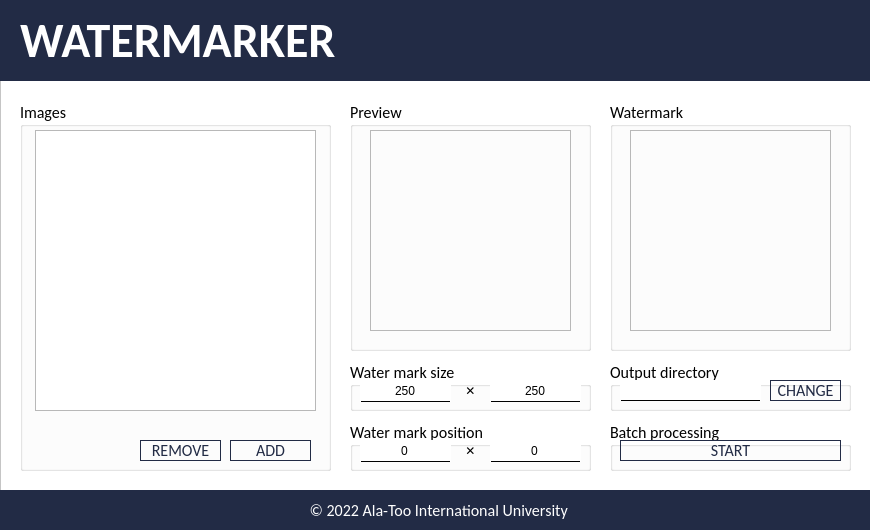
<?xml version="1.0" encoding="UTF-8"?>
<ui version="4.0">
 <class>MainWindow</class>
 <widget class="QMainWindow" name="MainWindow">
  <property name="geometry">
   <rect>
    <x>0</x>
    <y>0</y>
    <width>870</width>
    <height>530</height>
   </rect>
  </property>
  <property name="minimumSize">
   <size>
    <width>870</width>
    <height>530</height>
   </size>
  </property>
  <property name="maximumSize">
   <size>
    <width>870</width>
    <height>530</height>
   </size>
  </property>
  <property name="windowTitle">
   <string>MainWindow</string>
  </property>
  <property name="dockOptions">
   <set>QMainWindow::AllowTabbedDocks|QMainWindow::AnimatedDocks</set>
  </property>
  <widget class="QWidget" name="centralwidget">
   <property name="sizePolicy">
    <sizepolicy hsizetype="Minimum" vsizetype="Minimum">
     <horstretch>0</horstretch>
     <verstretch>0</verstretch>
    </sizepolicy>
   </property>
   <widget class="QWidget" name="widget" native="true">
    <property name="geometry">
     <rect>
      <x>0</x>
      <y>0</y>
      <width>871</width>
      <height>81</height>
     </rect>
    </property>
    <property name="styleSheet">
     <string notr="true">background:#222b45;</string>
    </property>
    <widget class="QLabel" name="progress_bar_2">
     <property name="geometry">
      <rect>
       <x>20</x>
       <y>0</y>
       <width>321</width>
       <height>81</height>
      </rect>
     </property>
     <property name="font">
      <font>
       <family>Calibri</family>
       <pointsize>36</pointsize>
       <weight>75</weight>
       <bold>true</bold>
      </font>
     </property>
     <property name="styleSheet">
      <string notr="true">color: white;</string>
     </property>
     <property name="text">
      <string>WATERMARKER</string>
     </property>
    </widget>
   </widget>
   <widget class="QGroupBox" name="groupBox_2">
    <property name="geometry">
     <rect>
      <x>350</x>
      <y>100</y>
      <width>241</width>
      <height>251</height>
     </rect>
    </property>
    <property name="font">
     <font>
      <family>Calibri</family>
      <pointsize>12</pointsize>
     </font>
    </property>
    <property name="styleSheet">
     <string notr="true">QPushButton {
	border: 1px solid #222b45;
	color: #222b45;
}

QPushButton:hover {
	border: 1px solid #8b95b0;
	color: #8b95b0;
}

QPushButton:pressed {
	border: 1px solid #545b6e;
	color:  #545b6e;
}
</string>
    </property>
    <property name="title">
     <string>Preview</string>
    </property>
    <property name="alignment">
     <set>Qt::AlignLeading|Qt::AlignLeft|Qt::AlignVCenter</set>
    </property>
    <property name="flat">
     <bool>false</bool>
    </property>
    <property name="checkable">
     <bool>false</bool>
    </property>
    <widget class="QFrame" name="preview">
     <property name="geometry">
      <rect>
       <x>20</x>
       <y>30</y>
       <width>201</width>
       <height>201</height>
      </rect>
     </property>
     <property name="frameShape">
      <enum>QFrame::StyledPanel</enum>
     </property>
     <property name="frameShadow">
      <enum>QFrame::Raised</enum>
     </property>
    </widget>
   </widget>
   <widget class="QFrame" name="BG">
    <property name="geometry">
     <rect>
      <x>0</x>
      <y>80</y>
      <width>871</width>
      <height>511</height>
     </rect>
    </property>
    <property name="styleSheet">
     <string notr="true">QFrame#BG {
	background: white;
}</string>
    </property>
    <property name="frameShape">
     <enum>QFrame::StyledPanel</enum>
    </property>
    <property name="frameShadow">
     <enum>QFrame::Raised</enum>
    </property>
    <widget class="QGroupBox" name="groupBox">
     <property name="geometry">
      <rect>
       <x>20</x>
       <y>20</y>
       <width>311</width>
       <height>371</height>
      </rect>
     </property>
     <property name="font">
      <font>
       <family>Calibri</family>
       <pointsize>12</pointsize>
      </font>
     </property>
     <property name="styleSheet">
      <string notr="true">QPushButton {
	border: 1px solid #222b45;
	color: #222b45;
}

QPushButton:hover {
	border: 1px solid #8b95b0;
	color: #8b95b0;
}

QPushButton:pressed {
	border: 1px solid #545b6e;
	color:  #545b6e;
}
</string>
     </property>
     <property name="title">
      <string>Images</string>
     </property>
     <property name="alignment">
      <set>Qt::AlignLeading|Qt::AlignLeft|Qt::AlignVCenter</set>
     </property>
     <property name="flat">
      <bool>false</bool>
     </property>
     <property name="checkable">
      <bool>false</bool>
     </property>
     <widget class="QPushButton" name="add_image">
      <property name="geometry">
       <rect>
        <x>210</x>
        <y>340</y>
        <width>81</width>
        <height>21</height>
       </rect>
      </property>
      <property name="font">
       <font>
        <family>Calibri</family>
        <pointsize>12</pointsize>
       </font>
      </property>
      <property name="styleSheet">
       <string notr="true"/>
      </property>
      <property name="text">
       <string>ADD</string>
      </property>
     </widget>
     <widget class="QPushButton" name="remove_image">
      <property name="geometry">
       <rect>
        <x>120</x>
        <y>340</y>
        <width>81</width>
        <height>21</height>
       </rect>
      </property>
      <property name="font">
       <font>
        <family>Calibri</family>
        <pointsize>12</pointsize>
       </font>
      </property>
      <property name="styleSheet">
       <string notr="true"/>
      </property>
      <property name="text">
       <string>REMOVE</string>
      </property>
     </widget>
     <widget class="QListWidget" name="images">
      <property name="geometry">
       <rect>
        <x>15</x>
        <y>30</y>
        <width>281</width>
        <height>281</height>
       </rect>
      </property>
      <property name="styleSheet">
       <string notr="true">QListWidgetItem {
	height: 200px;
}</string>
      </property>
     </widget>
    </widget>
    <widget class="QGroupBox" name="groupBox_8">
     <property name="geometry">
      <rect>
       <x>610</x>
       <y>280</y>
       <width>241</width>
       <height>51</height>
      </rect>
     </property>
     <property name="font">
      <font>
       <family>Calibri</family>
       <pointsize>12</pointsize>
      </font>
     </property>
     <property name="styleSheet">
      <string notr="true">QPushButton {
	border: 1px solid #222b45;
	color: #222b45;
}

QPushButton:hover {
	border: 1px solid #8b95b0;
	color: #8b95b0;
}

QPushButton:pressed {
	border: 1px solid #545b6e;
	color:  #545b6e;
}

QSpinBox {
	border-color: #222b45;
	border-width: 1px; 
	border-style: solid;
	border-color:  white white black white;
}</string>
     </property>
     <property name="title">
      <string>Output directory</string>
     </property>
     <property name="alignment">
      <set>Qt::AlignLeading|Qt::AlignLeft|Qt::AlignVCenter</set>
     </property>
     <property name="flat">
      <bool>false</bool>
     </property>
     <property name="checkable">
      <bool>false</bool>
     </property>
     <widget class="QLineEdit" name="directory">
      <property name="geometry">
       <rect>
        <x>10</x>
        <y>20</y>
        <width>141</width>
        <height>21</height>
       </rect>
      </property>
      <property name="font">
       <font>
        <family>Calibri</family>
        <pointsize>12</pointsize>
       </font>
      </property>
      <property name="styleSheet">
       <string notr="true">QLineEdit {
	border-color: #222b45;
	border-width: 1px; 
	border-style: solid;
	border-color:  white white black white;
}</string>
      </property>
     </widget>
     <widget class="QPushButton" name="output_directory_button">
      <property name="geometry">
       <rect>
        <x>160</x>
        <y>20</y>
        <width>71</width>
        <height>21</height>
       </rect>
      </property>
      <property name="font">
       <font>
        <family>Calibri</family>
        <pointsize>12</pointsize>
       </font>
      </property>
      <property name="styleSheet">
       <string notr="true"/>
      </property>
      <property name="text">
       <string>CHANGE</string>
      </property>
     </widget>
    </widget>
    <widget class="QLabel" name="label">
     <property name="geometry">
      <rect>
       <x>0</x>
       <y>410</y>
       <width>881</width>
       <height>41</height>
      </rect>
     </property>
     <property name="font">
      <font>
       <family>Calibri</family>
       <pointsize>12</pointsize>
      </font>
     </property>
     <property name="styleSheet">
      <string notr="true">* {
	color: white;
	
	background: #222b45;
}</string>
     </property>
     <property name="text">
      <string>© 2022 Ala-Too International University </string>
     </property>
     <property name="alignment">
      <set>Qt::AlignCenter</set>
     </property>
    </widget>
    <widget class="QGroupBox" name="groupBox_4">
     <property name="geometry">
      <rect>
       <x>610</x>
       <y>20</y>
       <width>241</width>
       <height>251</height>
      </rect>
     </property>
     <property name="font">
      <font>
       <family>Calibri</family>
       <pointsize>12</pointsize>
      </font>
     </property>
     <property name="styleSheet">
      <string notr="true">QPushButton {
	border: 1px solid #222b45;
	color: #222b45;
}

QPushButton:hover {
	border: 1px solid #8b95b0;
	color: #8b95b0;
}

QPushButton:pressed {
	border: 1px solid #545b6e;
	color:  #545b6e;
}
</string>
     </property>
     <property name="title">
      <string>Watermark</string>
     </property>
     <property name="alignment">
      <set>Qt::AlignLeading|Qt::AlignLeft|Qt::AlignVCenter</set>
     </property>
     <property name="flat">
      <bool>false</bool>
     </property>
     <property name="checkable">
      <bool>false</bool>
     </property>
     <widget class="QFrame" name="watermark">
      <property name="geometry">
       <rect>
        <x>20</x>
        <y>30</y>
        <width>201</width>
        <height>201</height>
       </rect>
      </property>
      <property name="frameShape">
       <enum>QFrame::StyledPanel</enum>
      </property>
      <property name="frameShadow">
       <enum>QFrame::Raised</enum>
      </property>
     </widget>
    </widget>
    <widget class="QGroupBox" name="groupBox_11">
     <property name="geometry">
      <rect>
       <x>350</x>
       <y>280</y>
       <width>241</width>
       <height>51</height>
      </rect>
     </property>
     <property name="font">
      <font>
       <family>Calibri</family>
       <pointsize>12</pointsize>
      </font>
     </property>
     <property name="styleSheet">
      <string notr="true">QPushButton {
	border: 1px solid #222b45;
	color: #222b45;
}

QPushButton:hover {
	border: 1px solid #8b95b0;
	color: #8b95b0;
}

QPushButton:pressed {
	border: 1px solid #545b6e;
	color:  #545b6e;
}

QSpinBox {
	border-color: #222b45;
	border-width: 1px; 
	border-style: solid;
	border-color:  white white black white;
}</string>
     </property>
     <property name="title">
      <string>Water mark size</string>
     </property>
     <property name="alignment">
      <set>Qt::AlignLeading|Qt::AlignLeft|Qt::AlignVCenter</set>
     </property>
     <property name="flat">
      <bool>false</bool>
     </property>
     <property name="checkable">
      <bool>false</bool>
     </property>
     <widget class="QSpinBox" name="watermark_width">
      <property name="geometry">
       <rect>
        <x>10</x>
        <y>20</y>
        <width>91</width>
        <height>22</height>
       </rect>
      </property>
      <property name="frame">
       <bool>false</bool>
      </property>
      <property name="alignment">
       <set>Qt::AlignCenter</set>
      </property>
      <property name="buttonSymbols">
       <enum>QAbstractSpinBox::NoButtons</enum>
      </property>
      <property name="accelerated">
       <bool>false</bool>
      </property>
      <property name="minimum">
       <number>250</number>
      </property>
      <property name="maximum">
       <number>4096</number>
      </property>
     </widget>
     <widget class="QSpinBox" name="watermark_height">
      <property name="geometry">
       <rect>
        <x>140</x>
        <y>20</y>
        <width>91</width>
        <height>22</height>
       </rect>
      </property>
      <property name="frame">
       <bool>false</bool>
      </property>
      <property name="alignment">
       <set>Qt::AlignCenter</set>
      </property>
      <property name="buttonSymbols">
       <enum>QAbstractSpinBox::NoButtons</enum>
      </property>
      <property name="accelerated">
       <bool>false</bool>
      </property>
      <property name="minimum">
       <number>250</number>
      </property>
      <property name="maximum">
       <number>4096</number>
      </property>
     </widget>
     <widget class="QLabel" name="label_3">
      <property name="geometry">
       <rect>
        <x>100</x>
        <y>20</y>
        <width>41</width>
        <height>21</height>
       </rect>
      </property>
      <property name="text">
       <string>✕</string>
      </property>
      <property name="alignment">
       <set>Qt::AlignCenter</set>
      </property>
     </widget>
    </widget>
    <widget class="QGroupBox" name="groupBox_9">
     <property name="geometry">
      <rect>
       <x>350</x>
       <y>340</y>
       <width>241</width>
       <height>51</height>
      </rect>
     </property>
     <property name="font">
      <font>
       <family>Calibri</family>
       <pointsize>12</pointsize>
      </font>
     </property>
     <property name="styleSheet">
      <string notr="true">QPushButton {
	border: 1px solid #222b45;
	color: #222b45;
}

QPushButton:hover {
	border: 1px solid #8b95b0;
	color: #8b95b0;
}

QPushButton:pressed {
	border: 1px solid #545b6e;
	color:  #545b6e;
}

QSpinBox {
	border-color: #222b45;
	border-width: 1px; 
	border-style: solid;
	border-color:  white white black white;
}</string>
     </property>
     <property name="title">
      <string>Water mark position</string>
     </property>
     <property name="alignment">
      <set>Qt::AlignLeading|Qt::AlignLeft|Qt::AlignVCenter</set>
     </property>
     <property name="flat">
      <bool>false</bool>
     </property>
     <property name="checkable">
      <bool>false</bool>
     </property>
     <widget class="QSpinBox" name="watermark_position_x">
      <property name="geometry">
       <rect>
        <x>10</x>
        <y>20</y>
        <width>91</width>
        <height>22</height>
       </rect>
      </property>
      <property name="frame">
       <bool>false</bool>
      </property>
      <property name="alignment">
       <set>Qt::AlignCenter</set>
      </property>
      <property name="buttonSymbols">
       <enum>QAbstractSpinBox::NoButtons</enum>
      </property>
      <property name="accelerated">
       <bool>false</bool>
      </property>
      <property name="minimum">
       <number>0</number>
      </property>
      <property name="maximum">
       <number>9999</number>
      </property>
      <property name="value">
       <number>0</number>
      </property>
     </widget>
     <widget class="QSpinBox" name="watermark_position_y">
      <property name="geometry">
       <rect>
        <x>140</x>
        <y>20</y>
        <width>91</width>
        <height>22</height>
       </rect>
      </property>
      <property name="frame">
       <bool>false</bool>
      </property>
      <property name="alignment">
       <set>Qt::AlignCenter</set>
      </property>
      <property name="buttonSymbols">
       <enum>QAbstractSpinBox::NoButtons</enum>
      </property>
      <property name="accelerated">
       <bool>false</bool>
      </property>
      <property name="maximum">
       <number>9999</number>
      </property>
      <property name="value">
       <number>0</number>
      </property>
     </widget>
     <widget class="QLabel" name="label_4">
      <property name="geometry">
       <rect>
        <x>100</x>
        <y>20</y>
        <width>41</width>
        <height>21</height>
       </rect>
      </property>
      <property name="text">
       <string>✕</string>
      </property>
      <property name="alignment">
       <set>Qt::AlignCenter</set>
      </property>
     </widget>
    </widget>
    <widget class="QGroupBox" name="groupBox_12">
     <property name="geometry">
      <rect>
       <x>610</x>
       <y>340</y>
       <width>241</width>
       <height>51</height>
      </rect>
     </property>
     <property name="font">
      <font>
       <family>Calibri</family>
       <pointsize>12</pointsize>
      </font>
     </property>
     <property name="styleSheet">
      <string notr="true">QPushButton {
	border: 1px solid #222b45;
	color: #222b45;
}

QPushButton:hover {
	border: 1px solid #8b95b0;
	color: #8b95b0;
}

QPushButton:pressed {
	border: 1px solid #545b6e;
	color:  #545b6e;
}

QSpinBox {
	border-color: #222b45;
	border-width: 1px; 
	border-style: solid;
	border-color:  white white black white;
}</string>
     </property>
     <property name="title">
      <string>Batch processing</string>
     </property>
     <property name="alignment">
      <set>Qt::AlignLeading|Qt::AlignLeft|Qt::AlignVCenter</set>
     </property>
     <property name="flat">
      <bool>false</bool>
     </property>
     <property name="checkable">
      <bool>false</bool>
     </property>
     <widget class="QPushButton" name="start">
      <property name="geometry">
       <rect>
        <x>10</x>
        <y>20</y>
        <width>221</width>
        <height>21</height>
       </rect>
      </property>
      <property name="font">
       <font>
        <family>Calibri</family>
        <pointsize>12</pointsize>
       </font>
      </property>
      <property name="styleSheet">
       <string notr="true"/>
      </property>
      <property name="text">
       <string>START</string>
      </property>
     </widget>
    </widget>
   </widget>
   <zorder>BG</zorder>
   <zorder>widget</zorder>
   <zorder>groupBox_2</zorder>
  </widget>
 </widget>
 <resources/>
 <connections/>
</ui>
